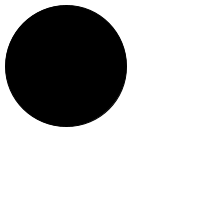
Frame 1 (no input)
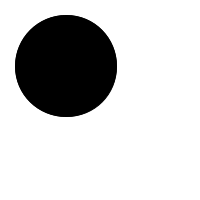
Frame 60 (the mouse pressed at the canvas centre just before this capture)
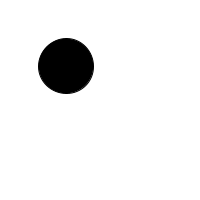
Frame 120 (the mouse held since frame 60 and released just before this capture)

The Processing sketch that drew these frames (run headless with seeded random() and noise(); from frame 60 on, the mouse is pressed at the canvas centre):

// Processing sketch: ejemplodeNoise_13_04
// ── ejemplodeNoise_13_04.pde

float increment = 0.04;
Noise noise;
void setup() {
  size(200, 200);
  noise= new Noise(increment);
}

void draw() {
  background(255);
noise.display();
 
 
}

// ── Noise.pde
class Noise{
float tiempo, incremeto;

Noise(float incremento){
tiempo =0.0;
increment =incremento;

}
void display(){

 float n = noise(tiempo) * width;

  // With each cycle, increment the " time "
  tiempo+= increment;

  // Draw the ellipse with size determined by Perlin noise
  fill(0);
  ellipse(width/3, height/3, n, n);


}

}
